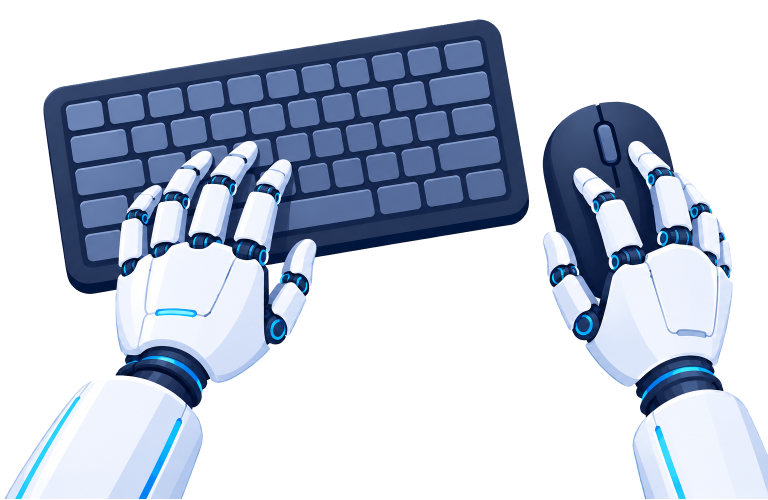
#> input picture docs/brand/handio-work.png, 1536 x 1000 px (shown at 1/2 size)
$ python cutout_work.py handio-work.png
#> lines starting #> are read from the running program, lines starting #| are printed output that depends on the picture; after the words box and inside, x2 and y2 are one past the last pixel; in counts of white or black regions, pixels touching at a corner belong together
#!/usr/bin/env python3
"""Tách nền tranh "tay rô-bốt gõ phím + cầm chuột" (nền bàn cờ giả, tay trắng trên nền gần trắng) thành các lớp có kênh trong suốt:
  handio-work.png        cả tranh (bàn phím + chuột + hai tay) trên nền trong suốt
  handio-work-left.webp  tay trái + cánh tay        (cùng khung 1536x1000, để dựng chuyển động)
  handio-work-right.webp tay phải + cánh tay (KHÔNG kèm chuột: chuột vẽ vector)
Cách cắt:
  - nền = các điểm xám trung tính nối với mép trên/trái/phải (không gieo từ mép dưới, nơi cánh tay bị cắt) + các mảng nền kín có ô bàn cờ;
  - bóc viền sáng 1–2 px sát mép; tay trái = vùng sáng/đèn xanh/vòng khớp tối, loại bàn phím; cánh tay lấy lại bằng hình bao lồi;
  - mép mềm (làm mờ 0,7 px rồi co nhẹ) để không còn viền trắng khi đặt lên nền tối.
Chạy (ngoài các phụ thuộc của dự án): python3 -m pip install numpy scipy pillow
  python3 docs/brand/cutout_work.py <anh-goc.png>"""
import os, sys
import numpy as np
from PIL import Image, ImageDraw
from scipy import ndimage as ndi

HERE = os.path.dirname(os.path.abspath(__file__))
IMG = sys.argv[1]
im=np.asarray(Image.open(IMG).convert('RGB')).astype(int)
# nội dung kết thúc ở y≈1000; dải dưới là viền trắng của ảnh
rows=np.where((np.abs(im[:,:,2]-im[:,:,0])>8).sum(axis=1)>20)[0]
#> rows = 960 values from 40 to 999
Hc=int(rows.max())+1
#> Hc = 1000
im=im[:Hc]; H,W,_=im.shape
#> after `H, W, _ = im.shape`: H = 1000; W = 1536
r,g,b=im[...,0],im[...,1],im[...,2]
chroma=np.maximum.reduce([abs(b-r),abs(b-g),abs(r-g)])
neutral=(chroma<=4)&(im.min(axis=2)>=205)
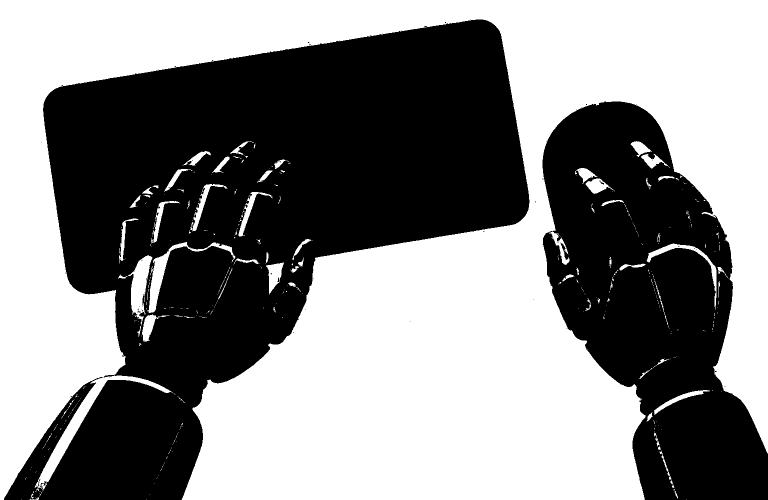
#> neutral: shape (1000, 1536) bool (shown at 1/2 size); 52.9% white; 63 black regions (60 under 20 px), largest, box (x1, y1, x2, y2) and area: (8, 39, 1059, 1000) 512898, (1085, 203, 1536, 1000) 210770, (1199, 361, 1208, 369) 24
lab,n=ndi.label(neutral)
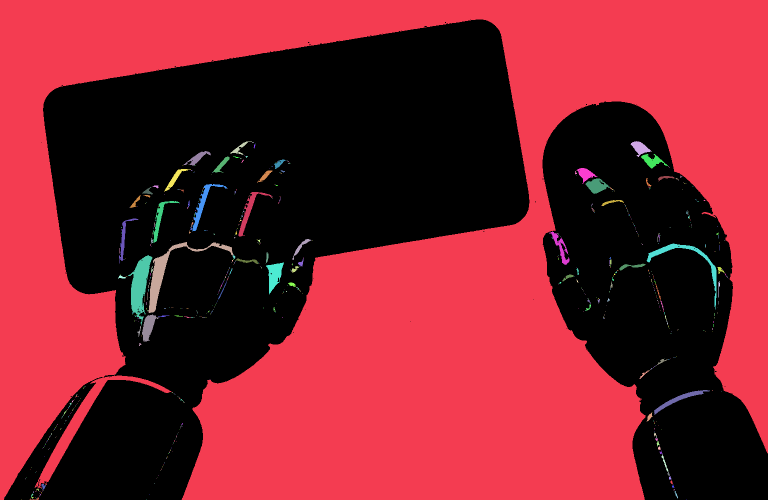
#> lab: shape (1000, 1536) int32 (shown at 1/2 size); 780 distinct labels, from 0 to 779; one colour per label, 0 black
#> n = 779
# gieo từ các mép trên/trái/phải (mép dưới là chỗ cánh tay bị cắt: không gieo, tránh rò vào cánh tay)
seed=set(np.unique(np.concatenate([lab[0],lab[:,0],lab[:,-1]])))-{0}
#> seed = 1 item
bg=np.isin(lab,list(seed))
#> bg: shape (1000, 1536) bool; 51.2% white; 32 black regions (30 under 20 px), largest, box (x1, y1, x2, y2) and area: (8, 39, 1059, 1000) 529607, (1085, 203, 1536, 1000) 219270
# các mảng nền kín (giữa ngón cái và lòng bàn tay…): có ô xám nhạt của bàn cờ
for i in range(1,n+1):
    if i in seed: continue
    m=lab==i
    if m.sum()<20: continue
    v=im[...,0][m]
    if ((v>=230)&(v<=247)).mean()>=0.12: bg|=m
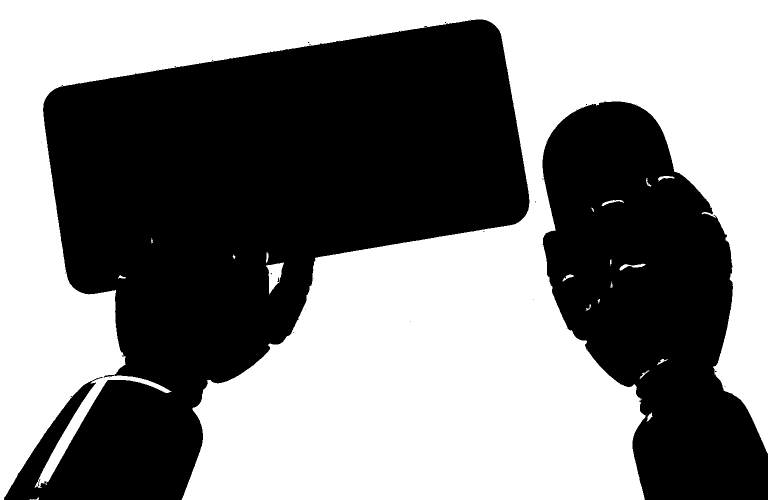
#> bg: shape (1000, 1536) bool (shown at 1/2 size); 51.4% white; 35 black regions (33 under 20 px), largest, box (x1, y1, x2, y2) and area: (8, 39, 1059, 1000) 528210, (1085, 203, 1536, 1000) 218138
# bóc viền sáng 1–2 px còn dính ở mép ngoài (pha giữa viền xanh và bàn cờ)
for _ in range(2):
    edge=ndi.binary_dilation(bg)&~bg
    halo=edge&(im.min(axis=2)>=214)&(chroma<=12)
    bg|=halo
#> bg: shape (1000, 1536) bool; 51.6% white; 4 black regions (1 under 20 px), largest, box (x1, y1, x2, y2) and area: (8, 39, 1059, 1000) 526496, (1085, 203, 1536, 1000) 216936, (208, 751, 226, 754) 26
fg=~bg
# bàn tay trái: dùng mặt nạ "tay" (trắng/xanh/đèn/khớp tối) để loại bàn phím
cyan=(b>190)&(r<130)&(g>110)&(g-r>40)
#> cyan: shape (1000, 1536) bool; 0.92% white; 128 white regions (68 under 20 px), largest, box (x1, y1, x2, y2) and area: (277, 835, 364, 1000) 2351, (30, 793, 161, 1000) 2099, (1310, 851, 1372, 1000) 1986
bright=(im.min(axis=2)>=175)&fg
#> bright: shape (1000, 1536) bool; 18.6% white; 928 white regions (891 under 20 px), largest, box (x1, y1, x2, y2) and area: (231, 484, 531, 764) 58858, (1171, 487, 1465, 774) 52255, (8, 758, 371, 1000) 49232
dark=(im.max(axis=2)<115)
#> dark: shape (1000, 1536) bool; 15.7% white; 70 white regions (42 under 20 px), largest, box (x1, y1, x2, y2) and area: (87, 39, 1058, 689) 163555, (1086, 206, 1349, 685) 47815, (231, 692, 420, 819) 9574
hand=bright|cyan|(dark&ndi.binary_dilation(cyan,iterations=14))
#> hand: shape (1000, 1536) bool; 21.3% white; 693 white regions (686 under 20 px), largest, box (x1, y1, x2, y2) and area: (231, 282, 633, 799) 114913, (1147, 282, 1465, 817) 86859, (8, 758, 405, 1000) 63492
hand=ndi.binary_closing(hand,iterations=2)
#> hand: shape (1000, 1536) bool; 21.8% white; 537 white regions (532 under 20 px), largest, box (x1, y1, x2, y2) and area: (231, 282, 633, 799) 119372, (1086, 282, 1465, 817) 101873, (9, 758, 406, 998) 63863, (1265, 779, 1534, 998) 49244, (208, 751, 226, 754) 26
L=hand.copy(); L[:,700:]=False
#> after `L[:, 700:] = False`: L: shape (1000, 1536) bool; 12% white; 247 white regions (244 under 20 px), largest, box (x1, y1, x2, y2) and area: (231, 282, 633, 799) 119372, (9, 758, 406, 998) 63863, (208, 751, 226, 754) 26
light=(r>=125)&(b>=195)&fg
#> light: shape (1000, 1536) bool; 20% white; 741 white regions (668 under 20 px), largest, box (x1, y1, x2, y2) and area: (231, 282, 540, 766) 71844, (8, 758, 406, 1000) 60009, (1170, 487, 1465, 774) 54145
L=L|(light&ndi.binary_dilation(L,iterations=5))
#> L: shape (1000, 1536) bool; 12.3% white; 235 white regions (232 under 20 px), largest, box (x1, y1, x2, y2) and area: (231, 282, 633, 799) 123298, (8, 758, 406, 1000) 64516, (208, 751, 226, 754) 26
L=ndi.binary_closing(L,iterations=3)
#> L: shape (1000, 1536) bool; 12.3% white; 222 white regions (219 under 20 px), largest, box (x1, y1, x2, y2) and area: (228, 281, 634, 799) 124818, (9, 758, 406, 997) 63611, (208, 751, 226, 754) 26
L=ndi.binary_fill_holes(L)
#> L: shape (1000, 1536) bool; 12.6% white; 222 white regions (219 under 20 px), largest, box (x1, y1, x2, y2) and area: (228, 281, 634, 799) 128793, (9, 758, 406, 997) 63611, (208, 751, 226, 754) 26
L&=fg
#> L: shape (1000, 1536) bool; 12.5% white; 226 white regions (223 under 20 px), largest, box (x1, y1, x2, y2) and area: (231, 281, 634, 799) 128522, (9, 758, 406, 997) 63544, (208, 751, 226, 754) 26
lab2,n2=ndi.label(L); sizes=ndi.sum(L,lab2,range(1,n2+1))
#> after `lab2, n2 = ndi.label(L)`:
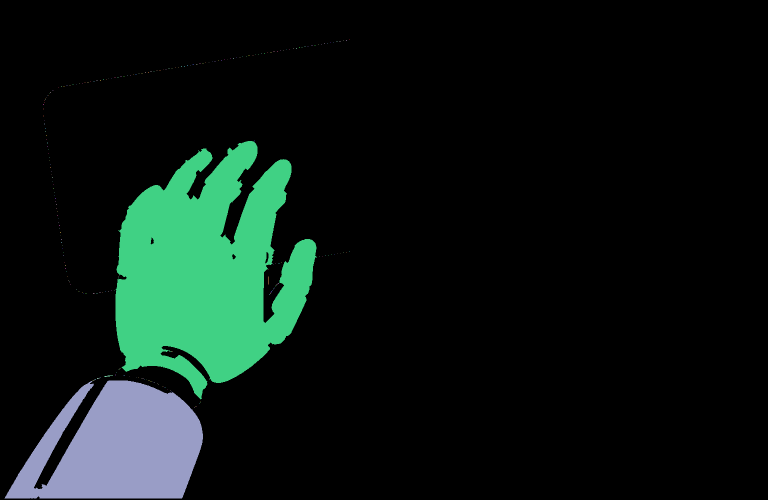
#> lab2: shape (1000, 1536) int32 (shown at 1/2 size); 264 distinct labels, from 0 to 263; one colour per label, 0 black
#> after `lab2, n2 = ndi.label(L)`: n2 = 263
#> after `sizes = ndi.sum(L, lab2, range(1, n2 + 1))`: sizes = 263 values, max 128506 at index 118, min 1 at index 0, mean 731.7
L=np.isin(lab2,[i+1 for i,s in enumerate(sizes) if s>1500])
#> L: shape (1000, 1536) bool; 12.5% white; 2 white regions, box (x1, y1, x2, y2) and area: (231, 282, 634, 799) 128506, (9, 761, 406, 997) 63536
R=fg.copy(); R[:,:1070]=False
#> after `R[:, :1070] = False`: R: shape (1000, 1536) bool; 14.1% white; 1 white region, box (x1, y1, x2, y2) and area: (1085, 203, 1536, 1000) 216936
R=ndi.binary_closing(R,iterations=2)&fg
#> R: shape (1000, 1536) bool; 14.1% white; 1 white region, box (x1, y1, x2, y2) and area: (1085, 203, 1534, 998) 216263
lab3,n3=ndi.label(R); s3=ndi.sum(R,lab3,range(1,n3+1))
#> after `lab3, n3 = ndi.label(R)`:
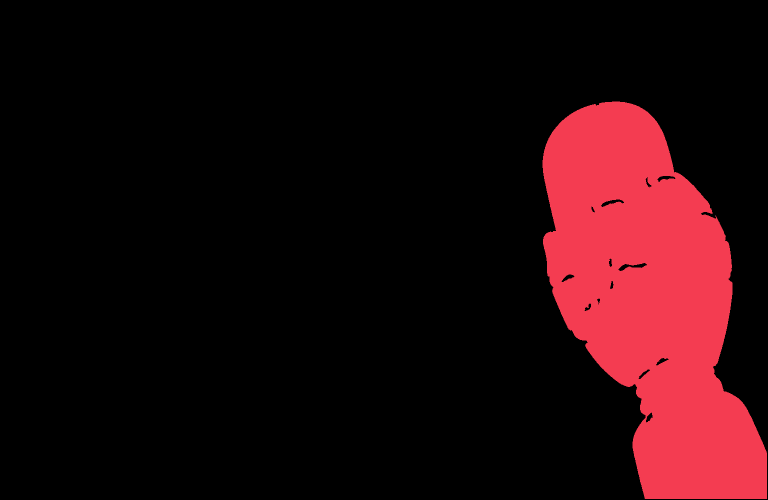
#> lab3: shape (1000, 1536) int32 (shown at 1/2 size); 3 distinct labels, from 0 to 2; one colour per label, 0 black
#> after `lab3, n3 = ndi.label(R)`: n3 = 2
#> after `s3 = ndi.sum(R, lab3, range(1, n3 + 1))`: s3 = [216262, 1]
R=np.isin(lab3,[i+1 for i,s in enumerate(s3) if s>3000])
#> R: shape (1000, 1536) bool; 14.1% white; 1 white region, box (x1, y1, x2, y2) and area: (1085, 203, 1534, 998) 216262
# cánh tay trái (hình lồi): dải trắng tinh bị nền "rò" vào qua đầu trên → lấy lại bằng hình bao lồi của các điểm SÁNG của cánh tay
from scipy.spatial import ConvexHull
lightpix=L&~dark&~cyan
#> lightpix: shape (1000, 1536) bool; 10.8% white; 295 white regions (271 under 20 px), largest, box (x1, y1, x2, y2) and area: (231, 282, 540, 766) 87704, (9, 761, 406, 997) 59068, (468, 318, 583, 507) 9607
lightpix[:745,:]=False; lightpix[:,430:]=False
#> after `lightpix[:, 430:] = False`:
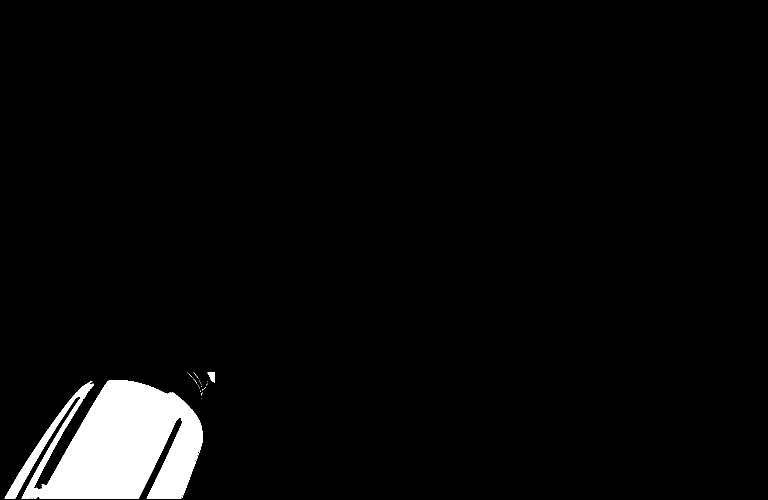
#> lightpix: shape (1000, 1536) bool (shown at 1/2 size); 3.9% white; 27 white regions (25 under 20 px), largest, box (x1, y1, x2, y2) and area: (9, 761, 406, 997) 59068, (415, 745, 430, 765) 201
ys,xs=np.nonzero(lightpix)
if len(xs)>100:
    pts=np.column_stack([xs,ys]); hull=pts[ConvexHull(pts).vertices]
#> after `pts = np.column_stack([xs, ys])`: pts = 59340 pairs, first value 9 to 429, second value 745 to 996
#> after `hull = pts[ConvexHull(pts).vertices]`: hull = 28 pairs, first value 9 to 429, second value 745 to 996
    hm=Image.new('L',(W,H),0); ImageDraw.Draw(hm).polygon([tuple(p) for p in hull],fill=255)
#> after `hm = Image.new('L', (W, H), 0)`: hm: PIL image 1536x1000 L; every value is 0
#> after `ImageDraw.Draw(hm).polygon([tuple(p) for p in hull], fill=255)`: hm: PIL image 1536x1000 L; 5% white; 1 white region, box (x1, y1, x2, y2) and area: (9, 745, 430, 997) 77264
    add=(np.asarray(hm)>0)&~L
#> add: shape (1000, 1536) bool; 0.79% white; 107 white regions (106 under 20 px), largest, box (x1, y1, x2, y2) and area: (68, 745, 430, 978) 11930
    yy,xx=np.mgrid[0:H,0:W]
    limit=np.where(yy<800,372.0,372.0+(yy-800)*(33/80))  # mép phải của cánh tay: loại mảng nền bàn cờ lọt giữa cánh tay và vòng khớp
    L=L|(add&(xx<limit))
#> L: shape (1000, 1536) bool; 13.1% white; 1 white region, box (x1, y1, x2, y2) and area: (9, 282, 634, 997) 201020
# làm sạch các mảnh tối lẻ bám mép ngón (bóng bàn phím): mở 2 px rồi đóng 1 px
Lc=ndi.binary_opening(L,structure=np.ones((3,3)),iterations=2)
#> Lc: shape (1000, 1536) bool; 13.1% white; 1 white region, box (x1, y1, x2, y2) and area: (11, 282, 633, 997) 200726
L=ndi.binary_closing(Lc,iterations=1)&(L|ndi.binary_dilation(Lc,iterations=1))
#> L: shape (1000, 1536) bool; 13.1% white; 1 white region, box (x1, y1, x2, y2) and area: (11, 282, 633, 997) 200743
# bóng tối mỏng bám mép ngón (khe giữa các ngón/bóng bàn phím) bị bỏ; vòng khớp dày thì giữ
yy0,xx0=np.mgrid[-4:5,-4:5]; disk=(xx0**2+yy0**2)<=16
Lbefore=L.copy()
darkL=L&dark
#> darkL: shape (1000, 1536) bool; 1.2% white; 40 white regions (18 under 20 px), largest, box (x1, y1, x2, y2) and area: (246, 692, 414, 811) 5625, (251, 383, 378, 516) 2723, (369, 394, 444, 498) 2126
keepDark=ndi.binary_opening(darkL,structure=disk)
#> keepDark: shape (1000, 1536) bool; 0.85% white; 35 white regions, largest, box (x1, y1, x2, y2) and area: (313, 734, 403, 801) 2753, (246, 692, 326, 742) 1664, (476, 477, 528, 520) 1298
# giữ lại phần tối liên thông với vùng sáng của khớp (vòng khớp nằm kẹp giữa hai đốt)
L=(L&~dark)|keepDark
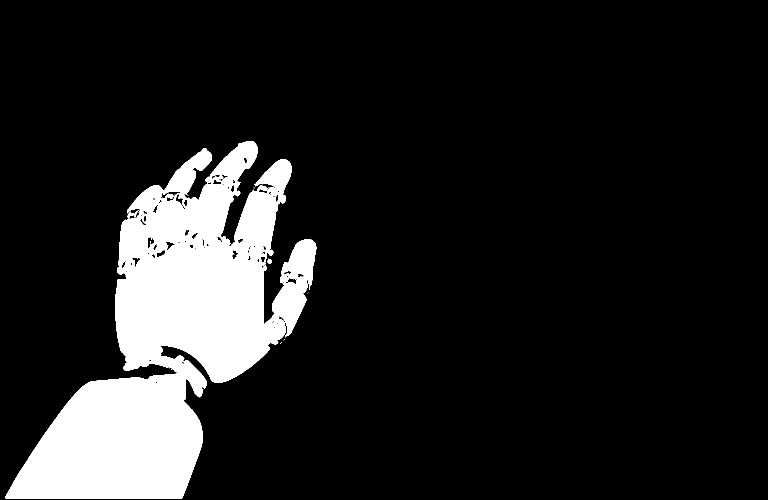
#> L: shape (1000, 1536) bool (shown at 1/2 size); 12.7% white; 12 white regions (10 under 20 px), largest, box (x1, y1, x2, y2) and area: (11, 282, 633, 997) 195102, (534, 517, 544, 528) 63
L=ndi.binary_closing(L,iterations=1)&(L|ndi.binary_dilation(L,iterations=1))
#> L: shape (1000, 1536) bool; 12.8% white; 8 white regions (6 under 20 px), largest, box (x1, y1, x2, y2) and area: (11, 282, 633, 997) 195971, (534, 517, 544, 528) 65
L[650:]=Lbefore[650:]  # vòng khớp cổ tay (mảnh) giữ nguyên
wrist=np.zeros_like(L); wrist[690:845,190:480]=True
L=L|(wrist&fg)  # vùng cổ tay: mọi điểm không phải nền là của rô-bốt (không có bàn phím ở đây)
def fill_small(m, maxarea=200):
#> called with maxarea = 200
    inv=~m; lab,n=ndi.label(inv)
#> after `lab, n = ndi.label(inv)`: n = 62
    sizes=ndi.sum(inv,lab,range(1,n+1))
#> sizes = 62 values, max 1331702 at index 0, min 5 at index 12, mean 21530.5
    border=set(np.unique(np.concatenate([lab[0],lab[-1],lab[:,0],lab[:,-1]])))
#> border = 1 item
    for i,sz in enumerate(sizes,1):
        if sz<=maxarea and i not in border: m=m|(lab==i)
#> this loop made 62 passes
#> sz on passes 1 to 12: 1331702, 51, 55, 44, 14, 93, 22, 17, 106, 74, 10, 72
    return m
L=fill_small(L); R=fill_small(R)
#> the loop in fill_small (call 2), `for i,sz in enumerate(sizes,1):` made 14 passes
#> sz on passes 1 to 12: 1318000, 199, 77, 262, 39, 69, 340, 163, 67, 36, 86, 146
def drop_small(m, minarea=700):
#> called with minarea = 700
    lab,n=ndi.label(m); sizes=ndi.sum(m,lab,range(1,n+1))
#> after `lab, n = ndi.label(m)`: n = 15
#> after `sizes = ndi.sum(m, lab, range(1, n + 1))`: sizes = [204188, 1, 1, 1, 1, 1, 1, 65, 1, 1, 26, 3, 6, 1, 1]
    return np.isin(lab,[i+1 for i,sz in enumerate(sizes) if sz>=minarea])
L=drop_small(L); R=drop_small(R)


# ---------------------------------------------------------------- xuất các lớp có kênh trong suốt
def soft(mask):
    """Mặt nạ nhị phân → alpha mềm 0..255 (làm mờ rồi co nhẹ để mép sạch)."""
    a = ndi.gaussian_filter(mask.astype(float), 0.7)
    return (np.clip((a - 0.4) / 0.4, 0, 1) * 255).astype(np.uint8)


rgb = im.astype(np.uint8)
full = fg | L | R
lab_f, n_f = ndi.label(full)
#> n_f = 10
full = np.isin(lab_f, [i + 1 for i, sz in enumerate(ndi.sum(full, lab_f, range(1, n_f + 1))) if sz >= 1000])  # bỏ chấm lẻ
for m_ in (full, L, R):
    m_[-2:, :] = False  # hai hàng cuối là viền cắt của ảnh gốc (có điểm tối)
#> this loop made 3 passes
def save(mask, name, **kw):
    out = np.dstack([rgb, soft(mask)])
    img = Image.fromarray(out, "RGBA")
    img.save(os.path.join(HERE, name), **kw)
    print("OK", name, os.path.getsize(os.path.join(HERE, name)) // 1024, "KB")


save(full, "handio-work.png", optimize=True)
save(L, "handio-work-left.webp", quality=92, alpha_quality=100, method=6)
# tay phải TÁCH KHỎI chuột (chuột được vẽ lại bằng vector trong build_work.py): chỉ giữ vùng sáng/đèn xanh/vòng khớp + cổ tay, cẳng tay
yy, xx = np.mgrid[0:H, 0:W]
hand_r = bright | cyan | (dark & ndi.binary_dilation(cyan, iterations=20))
hand_r = ndi.binary_closing(hand_r, iterations=2)
Rh = hand_r.copy(); Rh[:, :1070] = False
Rh = Rh | (light & ndi.binary_dilation(Rh, iterations=5) & (xx >= 1070))
Rh = ndi.binary_closing(Rh, iterations=3)
Rh = ndi.binary_fill_holes(Rh) & fg
Rh |= R & (yy >= 700)
Rh &= (xx >= 1070)
Rh = ndi.binary_closing(Rh, iterations=1) & (Rh | ndi.binary_dilation(Rh, iterations=1))
lab_h, n_h = ndi.label(Rh)
#> n_h = 111
Rh = np.isin(lab_h, [i + 1 for i, sz in enumerate(ndi.sum(Rh, lab_h, range(1, n_h + 1))) if sz >= 1500])
Rh[-2:, :] = False
save(Rh, "handio-work-right.webp", quality=92, alpha_quality=100, method=6)
